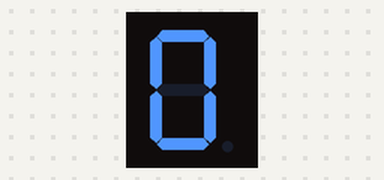
The sketch below on a simulated Arduino Uno, built with avr-gcc and run on an emulated ATmega328P. Parts: 1-digit seven-segment display. Wiring (inferred from the names in the program): decade counter: clock pin 8; reset pin 9; 1-digit 7-segment display, segments lit when HIGH: segments Q0, Q1, Q2, Q3, Q4, Q5, Q6. The segment pins are drawn as the display they are named for.

Above: at 0.05 s.
At 0.65 s:
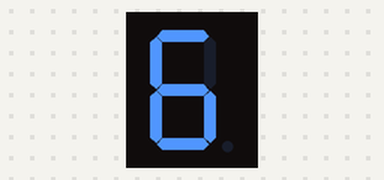
At 1.35 s:
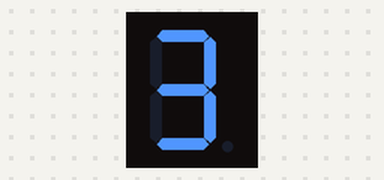

Measured:
- by itself, everything shown: repeats every 1.0 s, in 10 steps

The sketch:

CD4026BucketBrigade.ino
```cpp
/*

  LED7Segment/CD4026BucketBrigade
  A CD4026 bucket-brigade for driving multiple 7-segment displays

  For info and circuit diagrams see https://github.com/tardate/LittleArduinoProjects/tree/main/playground/LED7Segment/CD4026BucketBrigade

 */

#include <FlexiTimer2.h>

#define CD4026_CLOCK_PIN 8
#define CD4026_RESET_PIN 9
#define STEP_DELAY 100

void setup() {
  pinMode(CD4026_CLOCK_PIN, OUTPUT);
  pinMode(CD4026_RESET_PIN, OUTPUT);

  sendReset();

  FlexiTimer2::set(STEP_DELAY, sendPulse);
  FlexiTimer2::start();
}

void loop() {
  // NOP
}

/*
  send a single clock pulse to the counter
 */
void sendPulse() {
  digitalWrite(CD4026_CLOCK_PIN, HIGH);
  digitalWrite(CD4026_CLOCK_PIN, LOW);
}

void sendReset() {
  digitalWrite(CD4026_RESET_PIN, HIGH);
  digitalWrite(CD4026_RESET_PIN, LOW);
}
```
